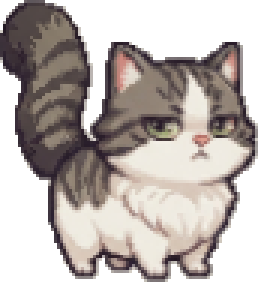
#> input picture siete-vidas/arte/felipe/felipe-A-base.png, 86 x 94 px (shown 3 times larger)
$ python animar_felipe.py ../arte/felipe/felipe-A-base.png out.png
#> lines starting #> are read from the running program, lines starting #| are printed output that depends on the picture
"""Genera animaciones de Felipe por código a partir de un solo sprite (opción gratis).

Separa el sprite en capas (cola, cuerpo, cuatro patas) y las mueve pixel por pixel,
sin rotaciones ni suavizado, para que el resultado siga siendo pixel art.

Uso: python3 animar_felipe.py <sprite_base.png> <carpeta_salida>
"""
import math
import sys
from pathlib import Path

from PIL import Image

PAD = 6
# Zonas medidas sobre felipe-A-base.png (86x94).
TAIL_MAX_X, TAIL_MAX_Y = 32, 44
LEGS_TOP = 86
LEGS = [(21, 34), (35, 45), (46, 58), (59, 72)]  # trasera lejana, trasera, delantera lejana, delantera


def split_layers(sprite):
    w, h = sprite.size
    tail = Image.new("RGBA", (w, h))
    body = Image.new("RGBA", (w, h))
    legs = [Image.new("RGBA", (w, h)) for _ in LEGS]
    src = sprite.load()
    for y in range(h):
        for x in range(w):
            p = src[x, y]
            if p[3] == 0:
                continue
            if x <= TAIL_MAX_X and y < TAIL_MAX_Y:
                tail.putpixel((x, y), p)
            elif y >= LEGS_TOP and any(a <= x <= b for a, b in LEGS):
                i = next(i for i, (a, b) in enumerate(LEGS) if a <= x <= b)
                legs[i].putpixel((x, y), p)
            else:
                body.putpixel((x, y), p)
    return tail, body, legs


def sway(tail, amount):
    """Inclina la cola desplazando cada fila; la base queda fija."""
    w, h = tail.size
    out = Image.new("RGBA", (w, h))
    src = tail.load()
    for y in range(h):
        k = ((TAIL_MAX_Y - y) / TAIL_MAX_Y) ** 1.5 if y < TAIL_MAX_Y else 0
        dx = round(amount * k)
        for x in range(w):
            if src[x, y][3]:
                nx = x + dx
                if 0 <= nx < w:
                    out.putpixel((nx, y), src[x, y])
    return out


def frame(tail, body, legs, tail_amount, body_dy, leg_offsets):
    w, h = body.size
    canvas = Image.new("RGBA", (w + PAD * 2, h + PAD * 2))
    for leg, (dx, dy) in zip(legs, leg_offsets):
        canvas.alpha_composite(leg, (PAD + dx, PAD + dy))
    canvas.alpha_composite(sway(tail, tail_amount), (PAD, PAD + body_dy))
    canvas.alpha_composite(body, (PAD, PAD + body_dy))
    return canvas


def walk(tail, body, legs, n=8):
    frames = []
    for i in range(n):
        t = i / n * 2 * math.pi
        lift_a = max(0, math.sin(t))   # patas 0 y 2 (diagonal)
        lift_b = max(0, -math.sin(t))  # patas 1 y 3
        step = math.cos(t)
        offs = []
        for j in range(4):
            lift = lift_a if j in (0, 2) else lift_b
            sign = 1 if j in (0, 2) else -1
            offs.append((round(sign * step * 1.5), -round(lift * 2)))
        body_dy = -1 if abs(math.sin(t)) > 0.7 else 0
        frames.append(frame(tail, body, legs, round(math.sin(t) * 3), body_dy, offs))
    return frames


def idle(tail, body, legs, n=8):
    frames = []
    for i in range(n):
        t = i / n * 2 * math.pi
        frames.append(frame(tail, body, legs, round(math.sin(t) * 3), 0 if i < n // 2 else -1, [(0, 0)] * 4))
    return frames


def save(frames, out, name, fps=10):
    w, h = frames[0].size
    sheet = Image.new("RGBA", (w * len(frames), h))
    for i, f in enumerate(frames):
        sheet.alpha_composite(f, (i * w, 0))
    sheet.save(out / f"{name}-sheet.png")
    bg = (236, 231, 224, 255)
    preview = []
    for f in frames:
        b = Image.new("RGBA", f.size, bg)
        b.alpha_composite(f)
        preview.append(b.resize((w * 4, h * 4), Image.NEAREST).convert("P", palette=Image.ADAPTIVE))
    preview[0].save(out / f"{name}-preview.gif", save_all=True, append_images=preview[1:],
                    duration=int(1000 / fps), loop=0, disposal=2)


def main():
    sprite = Image.open(sys.argv[1]).convert("RGBA")
#> sprite is the input picture: PIL image 86x94 RGBA; mean R, G, B, A 101.1, 93.1, 89.2, 171.5
    out = Path(sys.argv[2])
    out.mkdir(parents=True, exist_ok=True)
    tail, body, legs = split_layers(sprite)
#> in split_layers, `tail = Image.new("RGBA", (w, h))`: tail: PIL image 86x94 RGBA; every value is 0
#> after the loop in split_layers, `for y in range(h):`:
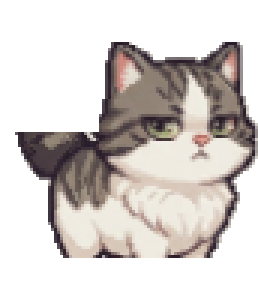
#> body: PIL image 86x94 RGBA (shown 3 times larger); mean R, G, B, A 82.8, 76.7, 73.4, 128.2; transparent parts drawn white
#> after the loop in split_layers, `for y in range(h):`:
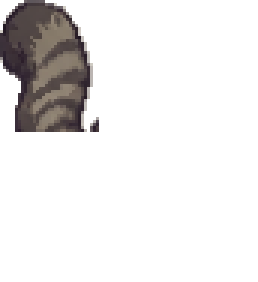
#> tail: PIL image 86x94 RGBA (shown 3 times larger); mean R, G, B, A 13.1, 11.6, 11.2, 34.4; transparent parts drawn white
#> legs = 4 items
    save(walk(tail, body, legs), out, "felipe-caminar-codigo")
#> after the loop in walk, `for i in range(n):`: frames = 8 items
#> in save, `w, h = frames[0].size`: w = 98; h = 106
#> in save, `sheet = Image.new("RGBA", (w * len(frames), h))`: sheet: PIL image 784x106 RGBA; every value is 0
#> the loop in save, `for i, f in enumerate(frames):` made 8 passes
#> the loop in save, `for f in frames:` made 8 passes
#> pass 1, in save, `b = Image.new("RGBA", f.size, bg)`:
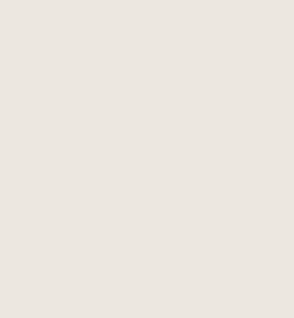
#> b: PIL image 98x106 RGBA (shown 3 times larger); mean R, G, B, A 236, 231, 224, 255
#> after the loop in save, `for f in frames:`:
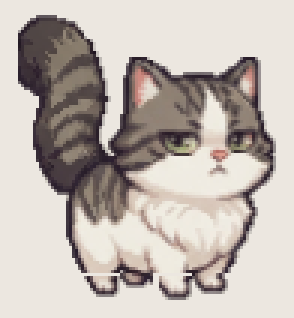
#> b: PIL image 98x106 RGBA (shown 3 times larger); mean R, G, B, A 191.3, 182.7, 176.4, 255
#> after the loop in save, `for f in frames:`: preview = 8 items
#> in save, `preview[0].save(out / f"{name}-preview.gif", save_all=True, append_ima..`:
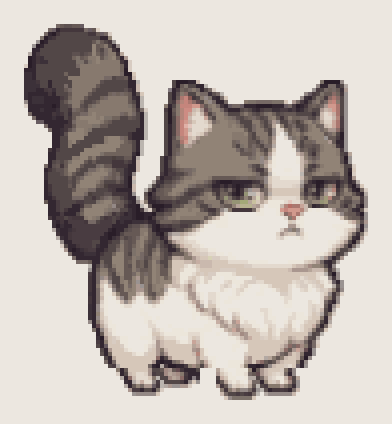
#> saved as felipe-caminar-codigo-preview.gif: PIL image 392x424 P; mean R, G, B 190.9, 182.3, 176.1
    save(idle(tail, body, legs), out, "felipe-quieto-codigo", fps=6)
#> the loop in idle, `for i in range(n):` made 8 passes
#> t on passes 1 to 8: 0, 0.785, 1.57, 2.36, 3.14, 3.93, 4.71, 5.5
#> call 2 of save, with name = 'felipe-quieto-codigo', fps = 6
#> the loop in save (call 2), `for i, f in enumerate(frames):` made 8 passes
#> after the loop in save (call 2), `for i, f in enumerate(frames):`:
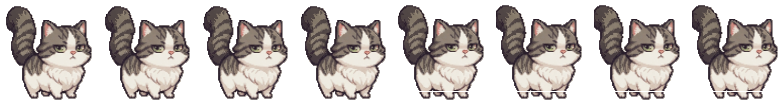
#> sheet: PIL image 784x106 RGBA; mean R, G, B, A 78.6, 72.4, 69.4, 133.3; transparent parts drawn white
#> the loop in save (call 2), `for f in frames:` made 8 passes
#> in save (call 2), `preview[0].save(out / f"{name}-preview.gif", save_all=True, append_ima..`:
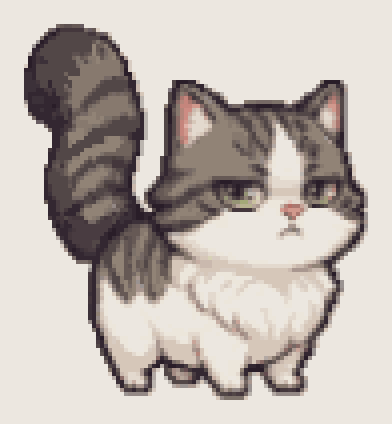
#> saved as felipe-quieto-codigo-preview.gif: PIL image 392x424 P; mean R, G, B 190.7, 182, 175.9


if __name__ == "__main__":
    main()

$ run again, with siete-vidas/arte/felipe/felipe-acicalarse-sheet.png copied over siete-vidas/arte/felipe/felipe-A-base.png
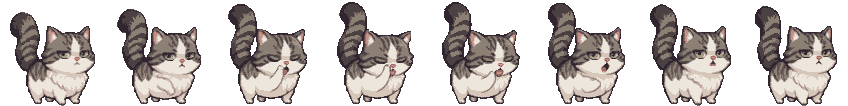
#> input picture siete-vidas/arte/felipe/felipe-acicalarse-sheet.png, 848 x 106 px
#> in main, sprite is the input picture: PIL image 848x106 RGBA; mean R, G, B, A 66, 60.5, 58.1, 116.1
#> after the loop in split_layers, `for y in range(h):`:
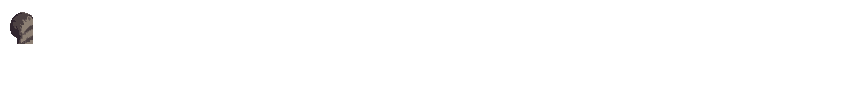
#> tail: PIL image 848x106 RGBA; mean R, G, B, A 0.6, 0.5, 0.5, 1.7; transparent parts drawn white
#> legs = 4 items
#> after the loop in walk, `for i in range(n):`: frames = 8 items
#> in save, `w, h = frames[0].size`: w = 860; h = 118
#> the loop in save, `for i, f in enumerate(frames):` made 8 passes
#> the loop in save, `for f in frames:` made 8 passes
#> after the loop in save, `for f in frames:`: preview = 8 items
#> the loop in idle, `for i in range(n):` made 8 passes
#> t on passes 1 to 8: 0, 0.785, 1.57, 2.36, 3.14, 3.93, 4.71, 5.5
#> the loop in save (call 2), `for i, f in enumerate(frames):` made 8 passes
#> the loop in save (call 2), `for f in frames:` made 8 passes
#> in save (call 2), `preview[0].save(out / f"{name}-preview.gif", save_all=True, append_ima..`:
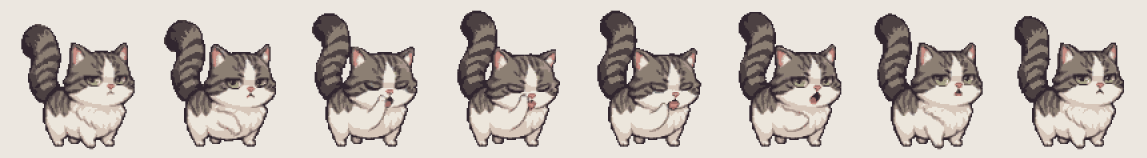
#> saved as felipe-quieto-codigo-preview.gif: PIL image 3440x472 P (shown at 1/3 size); mean R, G, B 199.3, 191.4, 185.1

$ run again, with siete-vidas/arte/felipe/felipe-agachado-base.png copied over siete-vidas/arte/felipe/felipe-A-base.png
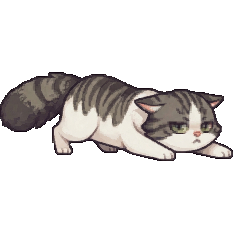
#> input picture siete-vidas/arte/felipe/felipe-agachado-base.png, 234 x 234 px
#> in main, sprite is the input picture: PIL image 234x234 RGBA; mean R, G, B, A 46.5, 42.3, 41.4, 65.8
#> tail: PIL image 234x234 RGBA; every value is 0
#> legs = 4 items
#> after the loop in walk, `for i in range(n):`: frames = 8 items
#> in save, `w, h = frames[0].size`: w = 246
#> the loop in save, `for i, f in enumerate(frames):` made 8 passes
#> the loop in save, `for f in frames:` made 8 passes
#> after the loop in save, `for f in frames:`: preview = 8 items
#> the loop in idle, `for i in range(n):` made 8 passes
#> t on passes 1 to 8: 0, 0.785, 1.57, 2.36, 3.14, 3.93, 4.71, 5.5
#> the loop in save (call 2), `for i, f in enumerate(frames):` made 8 passes
#> after the loop in save (call 2), `for i, f in enumerate(frames):`:
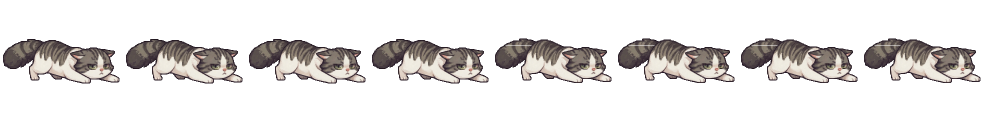
#> sheet: PIL image 1968x246 RGBA (shown at 1/2 size); mean R, G, B, A 32.3, 29.9, 28.7, 59.5; transparent parts drawn white
#> the loop in save (call 2), `for f in frames:` made 8 passes
#> in save (call 2), `preview[0].save(out / f"{name}-preview.gif", save_all=True, append_ima..`:
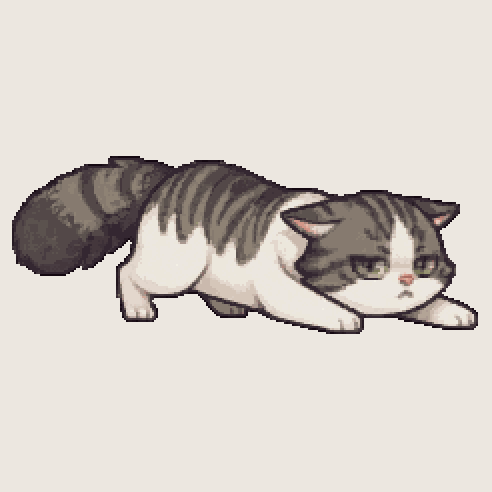
#> saved as felipe-quieto-codigo-preview.gif: PIL image 984x984 P (shown at 1/2 size); mean R, G, B 213.1, 206.7, 200.3

$ run again, with siete-vidas/arte/felipe/felipe-aranar-sheet.png copied over siete-vidas/arte/felipe/felipe-A-base.png
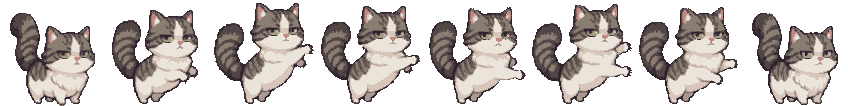
#> input picture siete-vidas/arte/felipe/felipe-aranar-sheet.png, 848 x 106 px
#> in main, sprite is the input picture: PIL image 848x106 RGBA; mean R, G, B, A 73.6, 67.6, 64.8, 124.5
#> legs = 4 items
#> after the loop in walk, `for i in range(n):`: frames = 8 items
#> in save, `w, h = frames[0].size`: w = 860; h = 118
#> the loop in save, `for i, f in enumerate(frames):` made 8 passes
#> the loop in save, `for f in frames:` made 8 passes
#> after the loop in save, `for f in frames:`: preview = 8 items
#> the loop in idle, `for i in range(n):` made 8 passes
#> t on passes 1 to 8: 0, 0.785, 1.57, 2.36, 3.14, 3.93, 4.71, 5.5
#> the loop in save (call 2), `for i, f in enumerate(frames):` made 8 passes
#> the loop in save (call 2), `for f in frames:` made 8 passes
#> in save (call 2), `preview[0].save(out / f"{name}-preview.gif", save_all=True, append_ima..`:
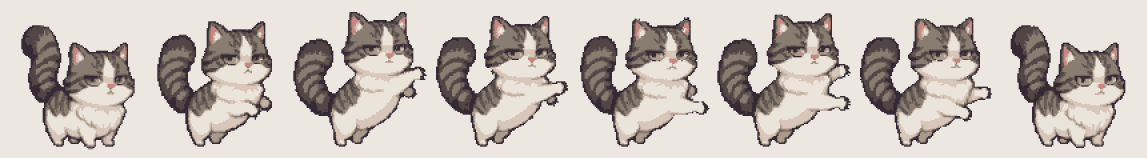
#> saved as felipe-quieto-codigo-preview.gif: PIL image 3440x472 P (shown at 1/3 size); mean R, G, B 199, 190.9, 184.5
